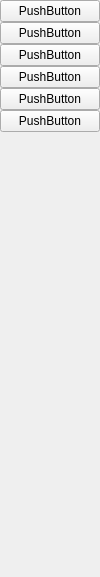
    <widget class="QWidget" name="widgetLeft" native="true">
     <property name="maximumSize">
      <size>
       <width>100</width>
       <height>16777215</height>
      </size>
     </property>
     <layout class="QGridLayout" name="gridLayout">
      <property name="leftMargin">
       <number>0</number>
      </property>
      <property name="topMargin">
       <number>0</number>
      </property>
      <property name="rightMargin">
       <number>0</number>
      </property>
      <property name="bottomMargin">
       <number>0</number>
      </property>
      <property name="spacing">
       <number>0</number>
      </property>
      <item row="10" column="0">
       <spacer name="verticalSpacer_2">
        <property name="orientation">
         <enum>Qt::Vertical</enum>
        </property>
        <property name="sizeHint" stdset="0">
         <size>
          <width>20</width>
          <height>445</height>
         </size>
        </property>
       </spacer>
      </item>
      <item row="0" column="0">
       <widget class="QPushButton" name="P1">
        <property name="minimumSize">
         <size>
          <width>100</width>
          <height>0</height>
         </size>
        </property>
        <property name="text">
         <string>PushButton</string>
        </property>
       </widget>
      </item>
      <item row="1" column="0">
       <widget class="QPushButton" name="P2">
        <property name="minimumSize">
         <size>
          <width>100</width>
          <height>0</height>
         </size>
        </property>
        <property name="text">
         <string>PushButton</string>
        </property>
       </widget>
      </item>
      <item row="2" column="0">
       <widget class="QPushButton" name="P3">
        <property name="minimumSize">
         <size>
          <width>100</width>
          <height>0</height>
         </size>
        </property>
        <property name="text">
         <string>PushButton</string>
        </property>
       </widget>
      </item>
      <item row="3" column="0">
       <widget class="QPushButton" name="P4">
        <property name="minimumSize">
         <size>
          <width>100</width>
          <height>0</height>
         </size>
        </property>
        <property name="text">
         <string>PushButton</string>
        </property>
       </widget>
      </item>
      <item row="4" column="0">
       <widget class="QPushButton" name="P5">
        <property name="minimumSize">
         <size>
          <width>100</width>
          <height>0</height>
         </size>
        </property>
        <property name="text">
         <string>PushButton</string>
        </property>
       </widget>
      </item>
      <item row="5" column="0">
       <widget class="QPushButton" name="P6">
        <property name="minimumSize">
         <size>
          <width>100</width>
          <height>0</height>
         </size>
        </property>
        <property name="text">
         <string>PushButton</string>
        </property>
       </widget>
      </item>
     </layout>
    </widget>
